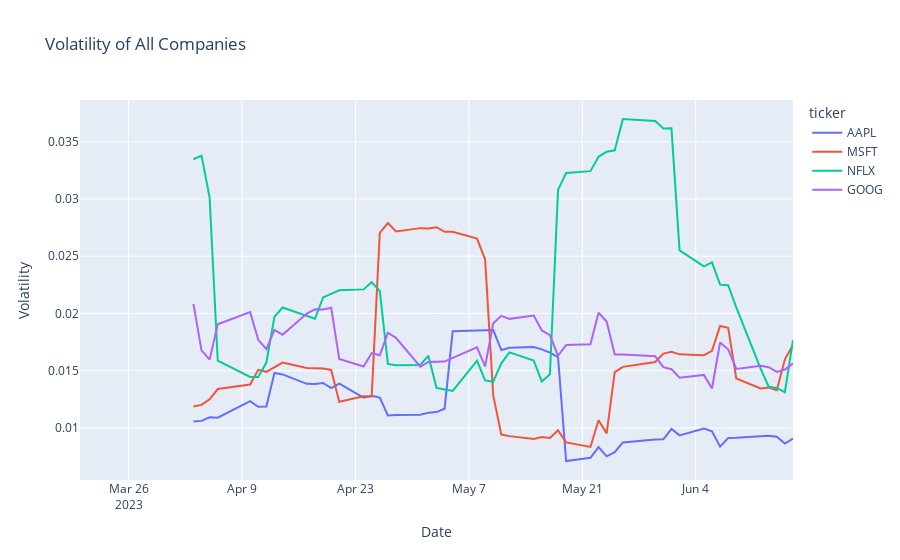

This figure's notebook cell:
### Markdown cell above
The output shows four separate graphs for each company. When the MA10 crosses above the MA20, it is considered a bullish signal indicating that the stock price will continue to rise. Conversely, when the MA10 crosses below the MA20, it is a bearish signal that the stock price will continue falling.

### Code cell
#Measuring volatility
df['Volatility'] = df.groupby('ticker')['Close'].pct_change().rolling(window=10).std().reset_index(0, drop=True)
fig = px.line(df, x='Date', y='Volatility', 
              color='ticker', 
              title='Volatility of All Companies')
fig.show()
